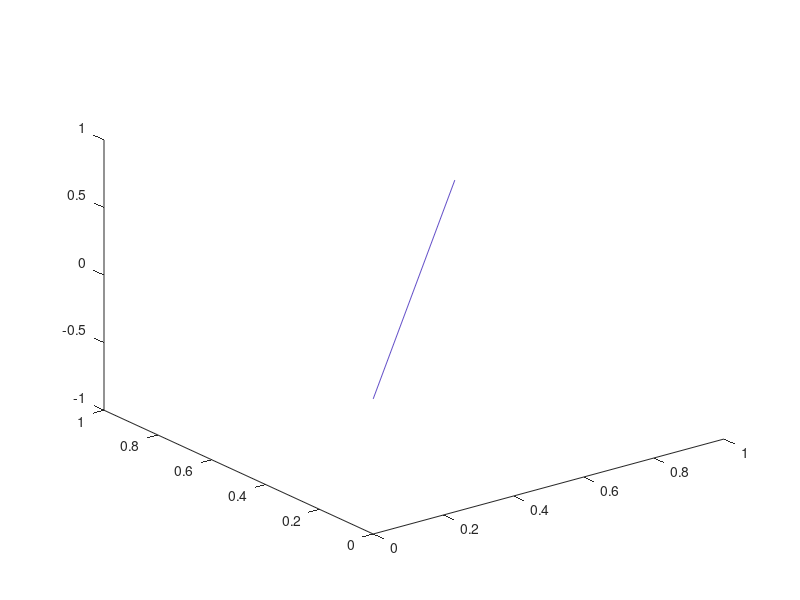

This figure's MATLAB source: (Note: this script raises an error after producing the figure.)
close all;
clear all;

view(3);
daspect([1 1 1]);

p = [1, 1, 0];
plot3([0,p(1)], [0, p(2)], [0, p(3)], 'Color', [100/255, 80/255, 200/255]);
hold on;

pprime = RotZ(pi/6)*RotY(pi/3)*transpose(p);
plot3([0, pprime(1)], [0, pprime(2)], [0, pprime(3)], 'Color', [0, 200/255, 50/255]);